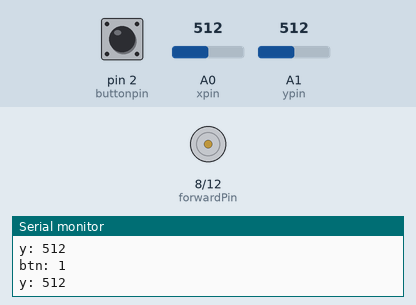
Recording of a sketch running on a simulated Arduino Uno, built with avr-gcc and run on an emulated ATmega328P. Parts: motor-driver pin pairs drawn as motors (green arrow = first pin HIGH = forward, orange = second pin HIGH = backward, longer = more drive, scaled by the enable pin), the last lines printed to the serial monitor. Inputs (shaded band) come from the test bench; at power-on: A1 (ypin) = 512, pin 2 (buttonpin) HIGH, A0 (xpin) = 512.

Above: at 1.2 s.
1.3 s: A1 (ypin) set to 563
4.3 s: A1 (ypin) set to 572
5.8 s: A1 (ypin) set to 716
At 6.7 s:
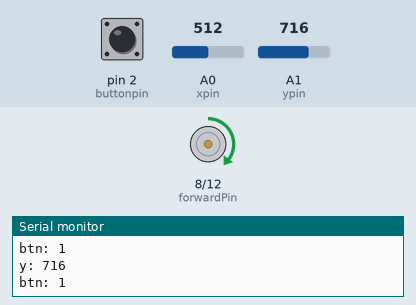
7.3 s: A1 (ypin) set to 900
At 8.1 s:
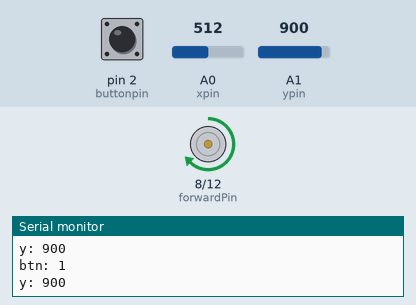
8.8 s: A1 (ypin) set to 1023
At 9.4 s:
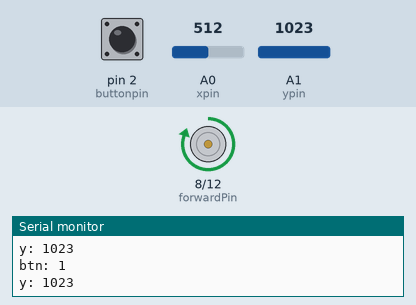
10.3 s: A1 (ypin) set to 306
At 11.3 s:
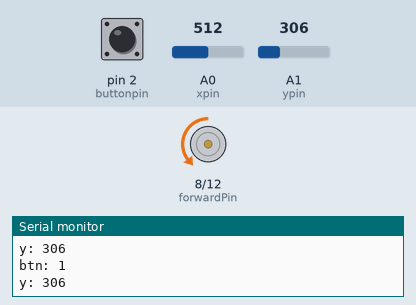
Timing chart, 0 to 12.8 s (numbered marks = the images above; inputs shaded):
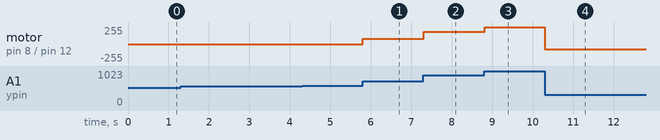

The sketch:

Motor-Joystick-Ctrs.ino
```cpp
const int xpin = A0;
const int ypin = A1;
const int buttonpin = 2;
const int ENA = 9;
const int forwardPin = 8;
const int backwardPin = 12;

const int center = 512; // joystick resting value
const int deadzone = 60; // ignore small wobbles near center

int xval;
int yval;
int buttonstate;

void setup() {
  Serial.begin(9600);
  pinMode(buttonpin, INPUT_PULLUP);

  pinMode(ENA, OUTPUT);
  pinMode(forwardPin, OUTPUT);
  pinMode(backwardPin, OUTPUT);
}

void loop() {
  xval = analogRead(xpin);
  yval = analogRead(ypin);
  buttonstate = digitalRead(buttonpin);

  int offset = yval-center;

  if (abs(offset) < deadzone) {
    // stick at rest - stop  motor
    digitalWrite(forwardPin, LOW);
    digitalWrite(backwardPin, LOW);
    analogWrite(ENA, 0);
  }
  else {
    // direction
    if (offset>0) {// forward
      digitalWrite(forwardPin, HIGH);
      digitalWrite(backwardPin, LOW);
    } else { // backward
      digitalWrite(forwardPin, LOW);
      digitalWrite(backwardPin, HIGH);
    }
    int speed = map(abs(offset), deadzone, 512, 0, 255);
    speed = constrain(speed, 0, 255);
    analogWrite(ENA, speed);
  }

  Serial.print("y: ");
  Serial.println(yval);
  Serial.print("btn: ");
  Serial.println(buttonstate);

  delay(20);
}
```

Measured:
- after the input at 5.8 s, motor on pin 8 (forwardPin) / pin 12 (backwardPin): stopped → forward 81/255 at once
- after the input at 7.3 s, motor on pin 8 (forwardPin) / pin 12 (backwardPin): forward 81/255 → forward 185/255 at once
- after the input at 8.8 s, motor on pin 8 (forwardPin) / pin 12 (backwardPin): forward 185/255 → forward 254/255 at once
- after the input at 10.3 s, motor on pin 8 (forwardPin) / pin 12 (backwardPin): forward 254/255 → backward 82/255 at once
